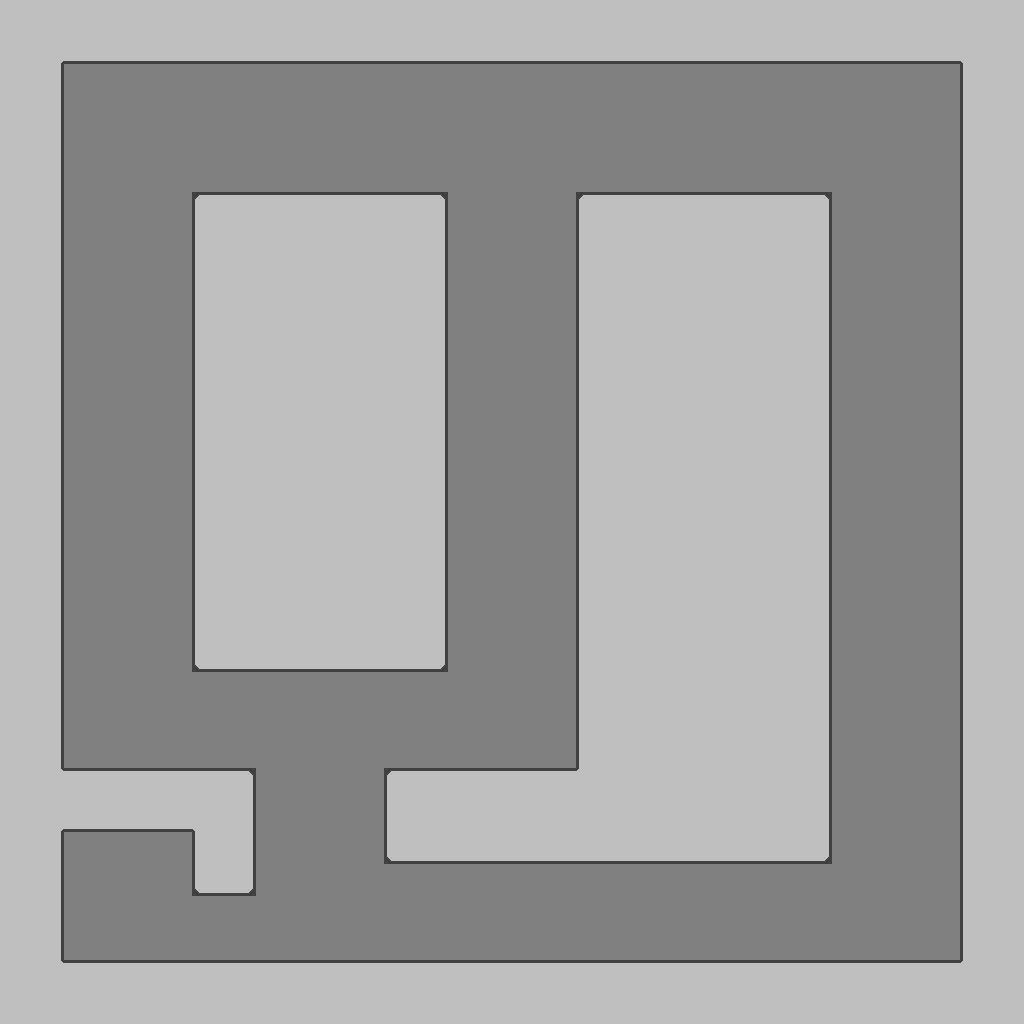

The image is a tile-based game level rendered from a .tmx file. Its description and complete source (layers, tilesets, objects, tile grids) follow:
An orthogonal 32x32 tile map with 32x32 px tiles, 1 tile layer (Tiles) and 7 objects.

<map version="1.2" tiledversion="1.2.2" orientation="orthogonal" renderorder="right-down" width="32" height="32" tilewidth="32" tileheight="32" infinite="0" nextlayerid="3" nextobjectid="19">
 <tileset firstgid="1" name="tiles" tilewidth="32" tileheight="32" tilecount="20" columns="4">
  <image source="tiles.png" width="128" height="160" />
 </tileset>
 <layer id="1" name="Tiles" width="32" height="32">
  <data encoding="csv">
19,19,19,19,19,19,19,19,19,19,19,19,19,19,19,19,19,19,19,19,19,19,19,19,19,19,19,19,19,19,19,19,
19,15,11,11,11,11,11,11,11,11,11,11,11,11,11,11,11,11,11,11,11,11,11,11,11,11,11,11,11,11,16,19,
19,14,1,1,1,1,1,1,1,1,1,1,1,1,1,1,1,1,1,1,1,1,1,1,1,1,1,1,1,1,12,19,
19,14,1,1,1,1,1,1,1,1,1,1,1,1,1,1,1,1,1,1,1,1,1,1,1,1,1,1,1,1,12,19,
19,14,1,1,1,1,1,1,1,1,1,1,1,1,1,1,1,1,1,1,1,1,1,1,1,1,1,1,1,1,12,19,
19,14,1,1,1,1,1,1,1,1,1,1,1,1,1,1,1,1,1,1,1,1,1,1,1,1,1,1,1,1,12,19,
19,14,1,1,1,1,8,13,13,13,13,13,13,9,1,1,1,1,8,13,13,13,13,13,13,9,1,1,1,1,12,19,
19,14,1,1,1,1,12,19,19,19,19,19,19,14,1,1,1,1,12,19,19,19,19,19,19,14,1,1,1,1,12,19,
19,14,1,1,1,1,12,19,19,19,19,19,19,14,1,1,1,1,12,19,19,19,19,19,19,14,1,1,1,1,12,19,
19,14,1,1,1,1,12,19,19,19,19,19,19,14,1,1,1,1,12,19,19,19,19,19,19,14,1,1,1,1,12,19,
19,14,1,1,1,1,12,19,19,19,19,19,19,14,1,1,1,1,12,19,19,19,19,19,19,14,1,1,1,1,12,19,
19,14,1,1,1,1,12,19,19,19,19,19,19,14,1,1,1,1,12,19,19,19,19,19,19,14,1,1,1,1,12,19,
19,14,1,1,1,1,12,19,19,19,19,19,19,14,1,1,1,1,12,19,19,19,19,19,19,14,1,1,1,1,12,19,
19,14,1,1,1,1,12,19,19,19,19,19,19,14,1,1,1,1,12,19,19,19,19,19,19,14,1,1,1,1,12,19,
19,14,1,1,1,1,12,19,19,19,19,19,19,14,1,1,1,1,12,19,19,19,19,19,19,14,1,1,1,1,12,19,
19,14,1,1,1,1,12,19,19,19,19,19,19,14,1,1,1,1,12,19,19,19,19,19,19,14,1,1,1,1,12,19,
19,14,1,1,1,1,12,19,19,19,19,19,19,14,1,1,1,1,12,19,19,19,19,19,19,14,1,1,1,1,12,19,
19,14,1,1,1,1,12,19,19,19,19,19,19,14,1,1,1,1,12,19,19,19,19,19,19,14,1,1,1,1,12,19,
19,14,1,1,1,1,12,19,19,19,19,19,19,14,1,1,1,1,12,19,19,19,19,19,19,14,1,1,1,1,12,19,
19,14,1,1,1,1,12,19,19,19,19,19,19,14,1,1,1,1,12,19,19,19,19,19,19,14,1,1,1,1,12,19,
19,14,1,1,1,1,7,11,11,11,11,11,11,10,1,1,1,1,12,19,19,19,19,19,19,14,1,1,1,1,12,19,
19,14,1,1,1,1,1,1,1,1,1,1,1,1,1,1,1,1,12,19,19,19,19,19,19,14,1,1,1,1,12,19,
19,14,1,1,1,1,1,1,1,1,1,1,1,1,1,1,1,1,12,19,19,19,19,19,19,14,1,1,1,1,12,19,
19,14,1,1,1,1,1,1,1,1,1,1,1,1,1,1,1,1,12,19,19,19,19,19,19,14,1,1,1,1,12,19,
19,18,13,13,13,13,13,9,1,1,1,1,8,13,13,13,13,13,17,19,19,19,19,19,19,14,1,1,1,1,12,19,
19,15,11,11,11,11,16,14,1,1,1,1,12,19,19,19,19,19,19,19,19,19,19,19,19,14,1,1,1,1,12,19,
19,14,1,1,1,1,12,14,1,1,1,1,7,11,11,11,11,11,11,11,11,11,11,11,11,10,1,1,1,1,12,19,
19,14,1,1,1,1,7,10,1,1,1,1,1,1,1,1,1,1,1,1,1,1,1,1,1,1,1,1,1,1,12,19,
19,14,1,1,1,1,1,1,1,1,1,1,1,1,1,1,1,1,1,1,1,1,1,1,1,1,1,1,1,1,12,19,
19,14,1,1,1,1,1,1,1,1,1,1,1,1,1,1,1,1,1,1,1,1,1,1,1,1,1,1,1,1,12,19,
19,18,13,13,13,13,13,13,13,13,13,13,13,13,13,13,13,13,13,13,13,13,13,13,13,13,13,13,13,13,17,19,
19,19,19,19,19,19,19,19,19,19,19,19,19,19,19,19,19,19,19,19,19,19,19,19,19,19,19,19,19,19,19,19
</data>
 </layer>
 <objectgroup id="2" name="colliders">
  <object id="12" x="192" y="192">
   <polygon points="0,0 256,0 256,480 0,480" />
  </object>
  <object id="13" x="576" y="192">
   <polygon points="0,0 256,0 256,672 -192,672 -192,576 0,576" />
  </object>
  <object id="14" x="64" y="832">
   <polygon points="0,0 128,0 128,64 192,64 192,-64 0,-64 0,-768 -64,-832 -64,192 0,128" />
  </object>
  <object id="15" x="1024" y="1024">
   <polygon points="0,0 -64,-64 -960,-64 -1024,0" />
  </object>
  <object id="16" x="1024" y="1024">
   <polygon points="0,0 0,-1024 -64,-960 -64,-64" />
  </object>
  <object id="17" x="960" y="64">
   <polygon points="0,0 64,-64 -960,-64 -896,0" />
  </object>
  <object id="18" x="448" y="96">
   <polygon points="0,0 32,32 64,64 96,32 128,0 96,0" />
  </object>
 </objectgroup>
</map>